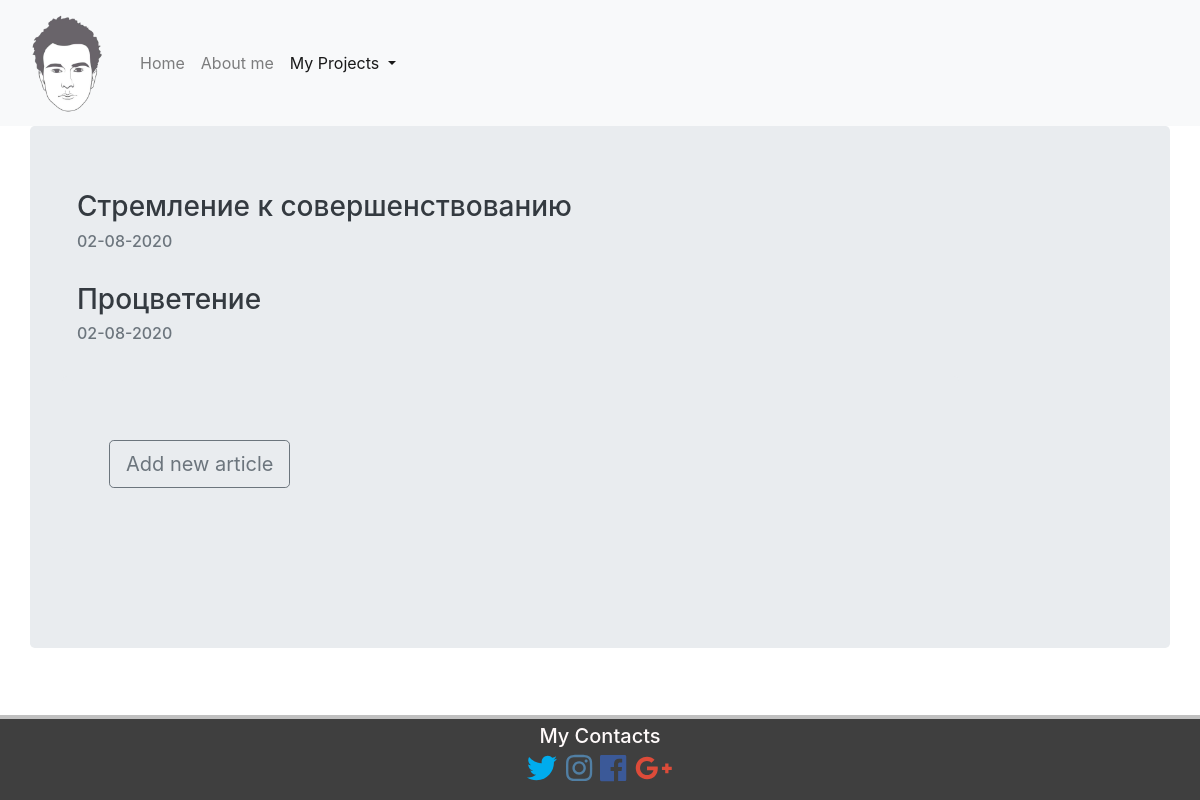
The page /articles/ on the database as committed earlier.
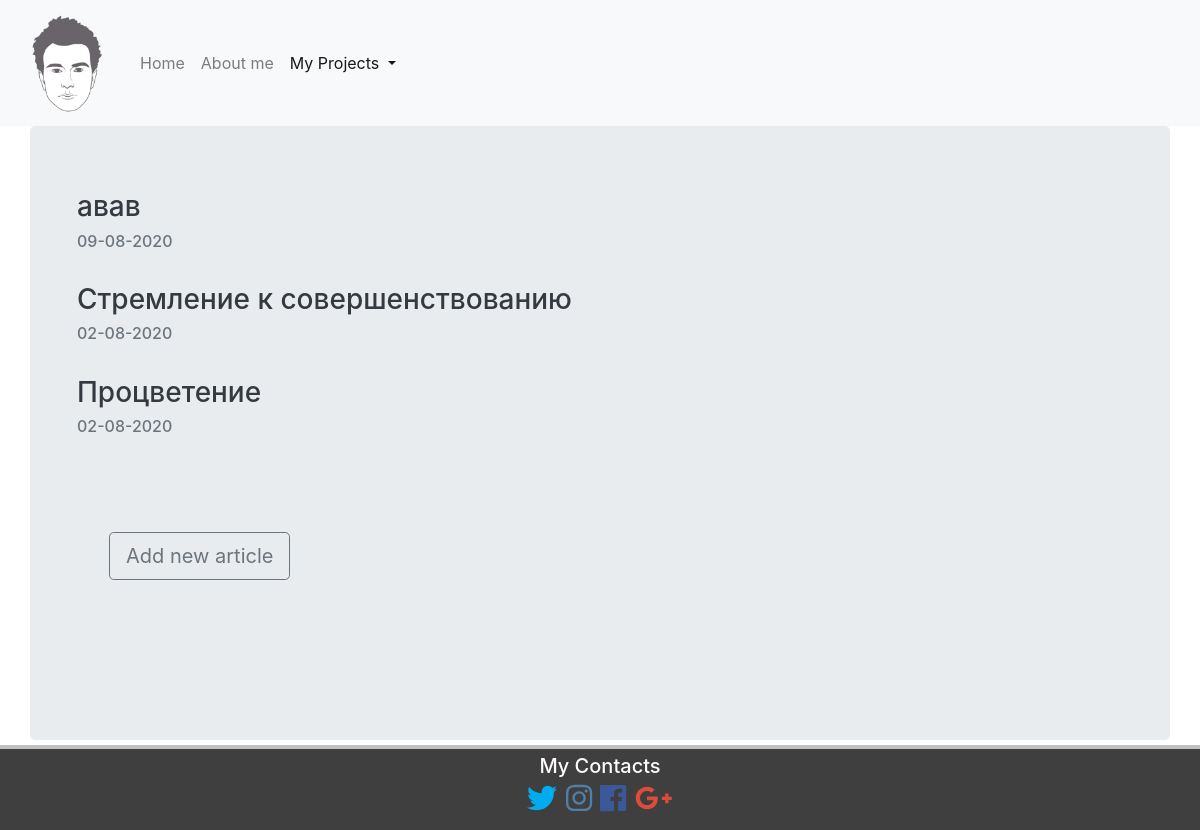
The same page on the database as committed later.
### articles/models.py (models this page shows, shortened)
class Articles(models.Model):
    title = models.CharField(max_length=120)
    content = HTMLField()
    date = models.DateTimeField()

### articles/views.py (the view)
# urls.py: path('', ArticlesView.as_view(), name='articles'),
class ArticlesView(ListView):
    template_name = 'articles/articles_page.html'
    def get_queryset(self):
        return Articles.objects.all().order_by('-date')[:5]
    def get_context_data(self, *args, **kwargs):
        contex = super().get_context_data(*args, **kwargs)
        contex['articles'] = Articles.objects.all()
        return contex

### articles/templates/articles/articles_page.html (shortened to what this page needs)
{% extends "home/wrapper.html" %}
{% block p %} active {% endblock %}
{% block content %}
{% for post in object_list %}
<a class="text-dark" href="{% url 'article' pk=post.pk %}">
    <h3>{{post.title}}</h3>
</a>
<h6 class="text-secondary">{{post.date|date:"d-m-Y"}}</h6><br>
{% endfor %}
<div class="row jumbotron">
    <div class="col-xs-12 col-sm-12 col-md-3 col-lg-3 col-xl-2">
        <a href="{% url 'create' %}"><button class="btn btn-outline-secondary btn-lg" type="button">Add new
                article</button></a>
    </div>
</div>
{% endblock %}

Rows that differ between the two databases and show on the page:
added Articles: title "авав", date "09-08-2020"
